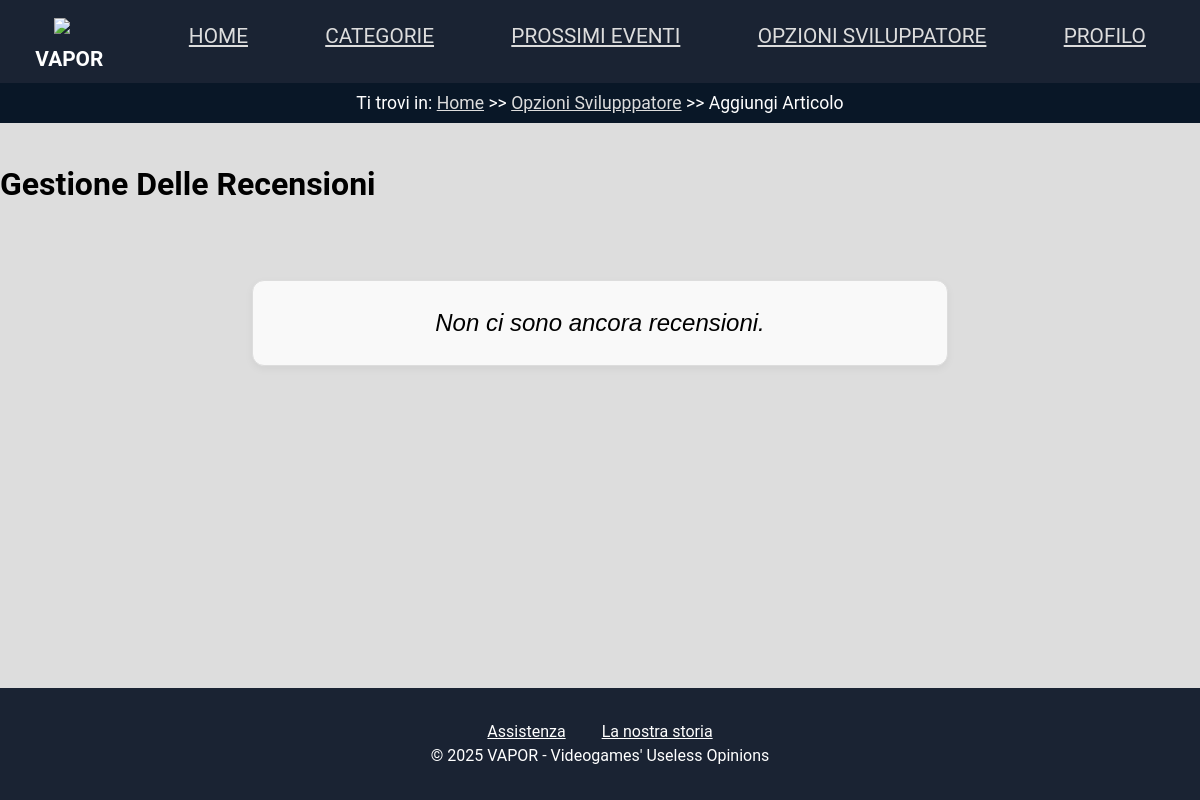
/gestione_recensioni.php, run on an earlier commit of the app's database.
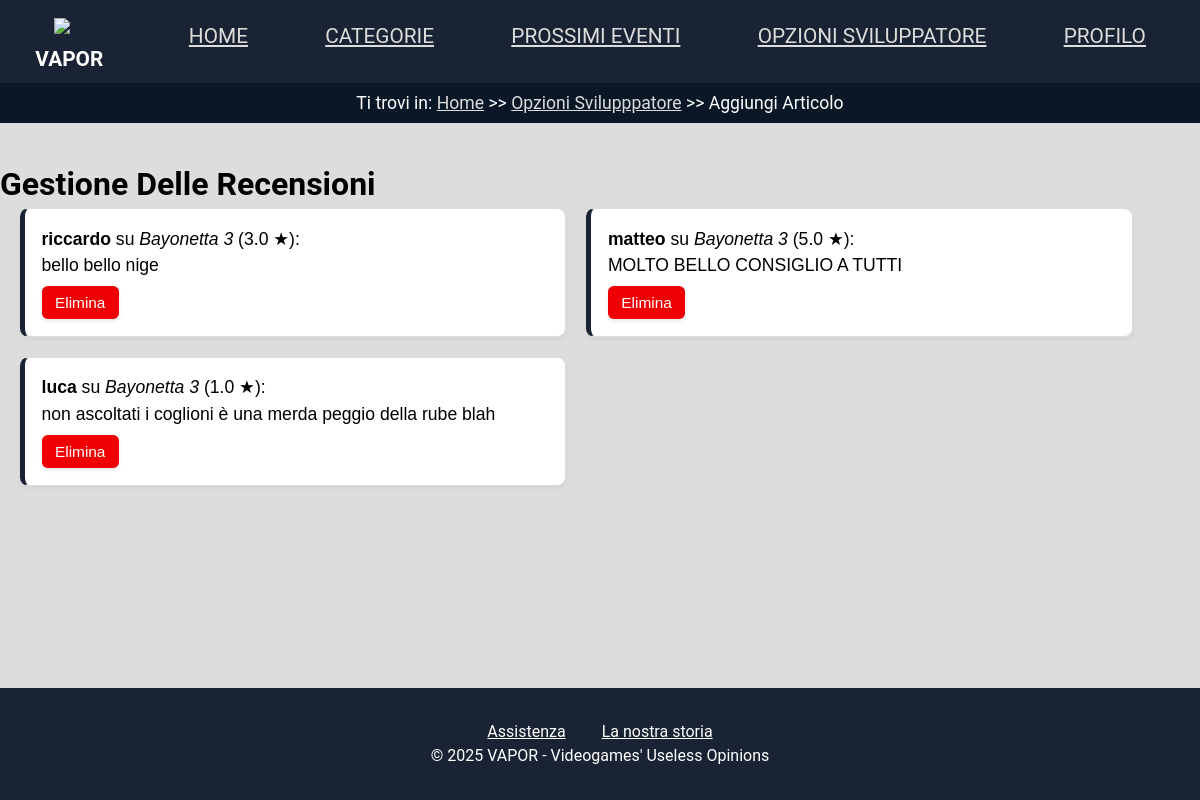
And on a later commit of the database.
### tables this page shows
CREATE TABLE IF NOT EXISTS Recensioni(
    ID_recensione VARCHAR(64) PRIMARY KEY,
    nickname VARCHAR(64) NOT NULL,
    contenuto_recensione TEXT NOT NULL,
    numero_stelle DECIMAL(5,1),
    nome_videogioco VARCHAR(64) NOT NULL,
    FOREIGN KEY (nickname) REFERENCES Utente(nickname),
    FOREIGN KEY (nome_videogioco) REFERENCES Videogiochi(nome_gioco)
);

### dbconnections.php (called while the page is built, shortened)
<?php
class DBAccess {
	private $connection;
	public function openDBConnection() {
		$this->connection = mysqli_connect(DBAccess::HOST_DB, DBAccess::USERNAME, DBAccess::PASSWORD, DBAccess::DATABASE_NAME);
		return mysqli_connect_error();
	}
	public function getAllRecensioni(){
		$query = "SELECT nickname, ID_recensione, contenuto_recensione, numero_stelle, nome_videogioco FROM Recensioni";
		$stmt = mysqli_prepare($this->connection, $query);
		mysqli_stmt_execute($stmt);
		$result = mysqli_stmt_get_result($stmt);
		$recensioni = [];
		while ($row = mysqli_fetch_assoc($result)) {
			$recensioni[] = $row;
		}
		return $recensioni;
	}
}
?>

### gestione_recensioni.php (the view, shortened to what this page needs)
<?php
require_once "template.php";
require_once "dbconnections.php";
$paginaHTML = new Template("Gestione delle recensioni","Gestione delle recensioni, elimina se necessario", "Recensioni, gestione, sviluppatore, vapor, elimina",
"html/gestione_recensioni.html");
$connessione = new DBAccess();
$connessioneOK = $connessione->openDBConnection();
if(!$connessioneOK){
    $recensioni = $connessione->getAllRecensioni();
    if (empty($recensioni)) {
        $cont = "<div class='box_err_no_recensioni'><p>Non ci sono ancora recensioni.</p></div>";
    } else {
        foreach($recensioni as $r){
            $utente = htmlspecialchars($r['nickname']);
            $gioco = strip_tags($r['nome_videogioco']);
            $testo = htmlspecialchars($r['contenuto_recensione']);
            $stelle = htmlspecialchars($r['numero_stelle']);
            $idRec = htmlspecialchars($r['ID_recensione']);
            $cont .= "
            <li class='single_review'>
                <strong>$utente</strong> su <em>$gioco</em> ($stelle ★):<br>
                <p class='testo_recensione'>$testo</p>
                <form method='post' action='gestione_recensioni.php'>
                    <input type='hidden' name='ID_recensione' value='$idRec'>
                    <input type='submit' name='eliminarecensione' value='Elimina' class='btn_elimina'>
                </form>
            </li>";
        }
    }
}
?>

### template.php (shortened to what this page needs)
<?php
class Template {
    private $pagina;
    public function __construct($titolo,$description, $keywords, $pagina) {
        $this->footer = '<p><a href="assistenza.php">Assistenza</a>
                         <a href="aboutus.php">La nostra storia</a></p>
                         <p><span lang="en">© 2025 VAPOR - Videogames\' Useless Opinions</span></p>';
        $this->pagina = file_get_contents('html/template_html.html');
        $this->pagina = str_replace("[title]", $titolo, $this->pagina);
        $this->pagina = str_replace("[description]", $description, $this->pagina);
        $this->pagina = str_replace("[keywords]", $keywords, $this->pagina);
        $this->pagina = str_replace("[footer]", $this->footer, $this->pagina);
        $main = file_get_contents($pagina);
        $budi = '<body>';
        $budijs = '<body onload="riempimentoVar();">';
        if(!($pagina == "html/registra.html") && !($pagina == "html/aggiungi_articolo.html") && !($pagina == "html/aggiungi_videogioco.html") && !($pagina == "html/aggiungi_evento.html") && !($pagina == "html/modifica_recenzione.html") && !($pagina == "html/gioco_singolo.html")){
           $this->pagina = str_replace("[body]", $budi, $this->pagina);
        } else {
            $this->pagina = str_replace("[body]", $budijs, $this->pagina);
        }
        $this->pagina = str_replace("[main]",$main, $this->pagina);
    }
    public function header($pagina = null){
        $header = file_get_contents('html/header.html');
        $budi = '<body>';
        $budijs = '<body onload="riempimentoVar();">';
        if($pagina != "html/aggiungi_articolo.html"){
           $header = str_replace("[body]", $budi, $header);
        } else {
            $header = str_replace("[body]", $budijs, $header);
        }
        if($pagina === "html/gestione_recensioni.html"){
            $header = str_replace("[logo]",'<li><a href="index.php" class="logoLink" ><div class="logo"><img src="assets/icone.png" alt=" "><h1><span lang="en">Vapor</span></h1></div></a></li>', subject: $header);
            $header = str_replace("[home]",'<li><a href="index.php"><div class="navbar_link"><span lang="en">Home</span></div></a></li>',$header);
            $header = str_replace("[categorie]",'<li><a href="categorie.php"><div class="navbar_link">Categorie</div></a></li>',$header);
            $header = str_replace("[eventi]",'<li><a href="eventi.php"><div class="navbar_link">Prossimi eventi</div></a></li>',$header);
            $header = str_replace("[login]", '<li><a href="profilo.php"><div class="navbar_link">Profilo</div></a></li>', $header);
            $header = str_replace("[libreria]", '<li><a href="opzioni_sviluppatore.php"><div class="navbar_link">Opzioni Sviluppatore</div></a></li>', $header);
            $header = str_replace("[breadcrump]",'<nav class="breadcrump"><p>Ti trovi in: <a href="index.php" lang="en">Home</a> &gt&gt; <a href="opzioni_sviluppatore.php">Opzioni Svilupppatore</a> &gt&gt; Aggiungi Articolo</p> </nav>',$header);
        }
    }
    public function getPagina(){
        echo $this->pagina;
    }
    public function aggiungiContenuto($placeholder, $valore){
        $this->pagina = str_replace($placeholder, $valore, $this->pagina);
    }
}
?>

### css/style.css (style rules this page uses)
* { padding: 0; margin: 0; }
:root { --bgcolor: #dddddd; --headerbgcolor: #1A2333; --textcolor: #000000; --linkcolor: #07026b; --linkvisited: #ff934a; --breadcrump-bg: #091727; --login-bgcolor: #1b2838; --login-box-bgcolor: #4d4e50; --login-border: #ccc; --login-button-bg: #28a745; --div_navbar_link: #1b2838; --div_navbar_link_hover: #0a1016; --grigiobg: #CBCBCB; --footer-bg: #1A2333; }
html { background-color: var(--bgcolor); color: var(--textcolor); max-width: 1920px; }
body { color: var(--textcolor); font-size: 100%; font-family: "Lexend", "Roboto", sans-serif; line-height: 1.5; display: flex; min-height: 100vh; flex-direction: column; line-height: 1.5; max-width: 1920px; }
main { background-color: var(--bgcolor); margin: auto; margin-top: 12em; width: 100%; min-height: max-content; align-items: center; justify-content: center; }
main, .container { margin-top: 10em; }
a { color: var(--linkcolor); }
footer a { color: white; }
header a { color: white; }
header a { color: var(--bgcolor); }
.navicationHelp { position: absolute; font-size: 1.2em; text-indent: -999em; text-transform: uppercase; padding: 0.5em; }
.listAiuti li { list-style-type: none; }
html { scroll-behavior: smooth; }
header { width: 100%; background-color: var(--headerbgcolor); position: fixed; z-index: 9999; }
.navbar_link { padding: 0.6em; border-radius: 0.5em; }
.menu { text-align: center; padding-top: 1em; white-space: nowrap; margin: auto; vertical-align: middle; padding: 0; }
.logo>img { width: 3em; }
.logo { color: #fff; margin: 1em; margin-left: 1em; margin-top: 0.55em; margin-bottom: 0; position: relative; top: 0.05em; }
.logo h1 { font-size: 1em; margin: 0; margin-left: 0.7em; }
.logoLink { text-decoration: none; }
.menu { width: 100%; box-sizing: border-box; font-size: 1.3em; text-transform: uppercase; }
.menu ul { display: flex; justify-content: space-between; align-items: center; margin: 0; list-style: none; }
.menu ul:last-child { padding-right: 2em; }
.breadcrump { background-color: var(--breadcrump-bg); padding: 0.4em; color: white; font-size: 1.1em; text-align: center; margin-top: 0.5em; }
ul.tutte_recensioni { display: flex; flex-direction: row; flex-wrap: wrap; gap: 1.25em; padding: 1.25em; padding-top: 0; margin: 0 auto; list-style: none; font-family: Arial, sans-serif; max-width: 100%; scrollbar-width: thin; }
li.single_review { flex: 0 1 calc(49% - 1.25em); background-color: white; border: 0.0625em solid #ddd; padding: 0.9375em; border-radius: 0.5em; box-shadow: 0 0.125em 0.3125em rgba(0, 0, 0, 0.05); border-left: 0.3em solid; border-left-color: var(--headerbgcolor); box-sizing: border-box; min-width: 15.625em; max-width: 100%; height: auto; overflow-wrap: break-word; font-size: 1.1em; }
p.testo_recensione { margin: 0; font-size: 1em; color: black; }
.btn_elimina { background-color: #EE0003; color: white; border: none; padding: 0.5em 0.875em; border-radius: 0.375em; font-size: 0.875em; font-weight: 500; cursor: pointer; transition: background-color 0.3s ease, transform 0.1s ease; box-shadow: 0 0.125em 0.25em rgba(0, 0, 0, 0.1); margin-top: 0.5em; }
footer { width: 100%; overflow: hidden; float: left; text-align: center; background-color: var(--footer-bg); color: white; padding: 2em 0; text-align: center; margin-top: 0; }
footer p>a { padding:0 1em; }
.box_err_no_recensioni { background-color: #f9f9f9; border: 0.0625em solid #ddd; color: black; padding: 1em 1.25em; border-radius: 0.5em; font-size: 1.5em; font-style: italic; text-align: center; margin: 3em auto; width: 60%; max-width: 37.5em; box-shadow: 0 0.125em 0.375em rgba(0, 0, 0, 0.05); box-sizing: border-box; padding-left: 1em; padding-right: 1em; }

### css/tablet.css (style rules this page uses)
h1 { margin: 0.8em; }
main, section, .container { margin-top: 7em; }
.menu ul li:not(:first-child) { display: none; }
.menu { display: flex; justify-content: center; position: relative; }
.navbar_link { background-color: var(--div_navbar_link); padding: 0.7em; font-weight: bold; }
.menu { text-align: center; }
.logo h1 { font-size: 1em; }
ul.tutte_recensioni { flex-direction: column; align-items: center; }
.single_review { width: 90%; max-width: 30em; }
.menu ul:last-child { padding-right: 0; }

What changed in the data, as far as the page shows it:
added recensioni: nickname "riccardo", nome_videogioco "Bayonetta 3", numero_stelle "3.0", contenuto_recensione "bello bello nige"
added recensioni: nickname "matteo", nome_videogioco "Bayonetta 3", numero_stelle "5.0", contenuto_recensione "MOLTO BELLO CONSIGLIO A TUTTI"
added recensioni: nickname "luca", nome_videogioco "Bayonetta 3", numero_stelle "1.0", contenuto_recensione "non ascoltati i coglioni è una merda peggio della rube blah"
Also different on the page:
text no longer shown: "Non ci sono ancora recensioni."
